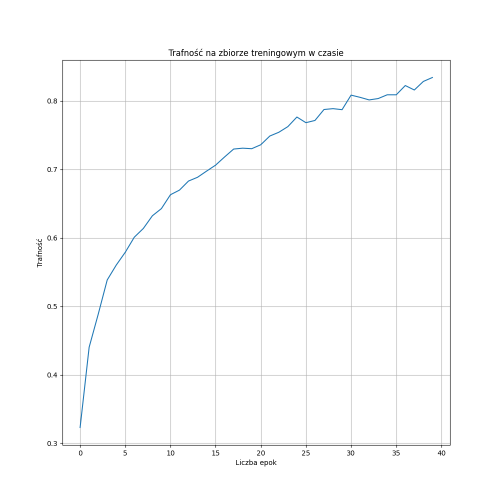
#> input picture Etap3/porowanie_4k/STL_RENDERS_SIMPLE_BG/2_przebieg_treningu-trafnosc.png, 1000 x 1000 px, found by its file name (shown at 1/2 size); its folder holds 2 pictures in this run
$ python resize.py
#> lines starting #> are read from the running program, lines starting #| are printed output that depends on the picture
import os.path
from PIL import Image

img_dir = 'C:\\Users\\kryst\\Desktop\\ShapeRecognitionModel\\Etap3\\STL_RENDERS_SIMPLE_BG\\'

print('Bulk images resizing started...')

for img in os.listdir(img_dir):
	f_img = img_dir + img
	f, e = os.path.splitext(img_dir + img)
	img = Image.open(f_img)
#> img is the input picture: PIL image 1000x1000 RGBA; mean R, G, B, A 251.9, 252.1, 252.3, 255
	img = img.resize((299, 299))
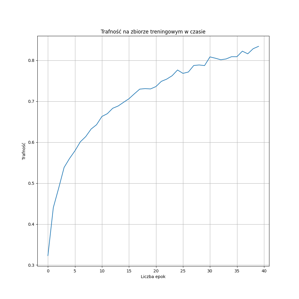
#> img: PIL image 299x299 RGBA; mean R, G, B, A 251.7, 252, 252.1, 255
	img.save(f + e)
#> pass 2 of the loop `for img in os.listdir(img_dir):`:
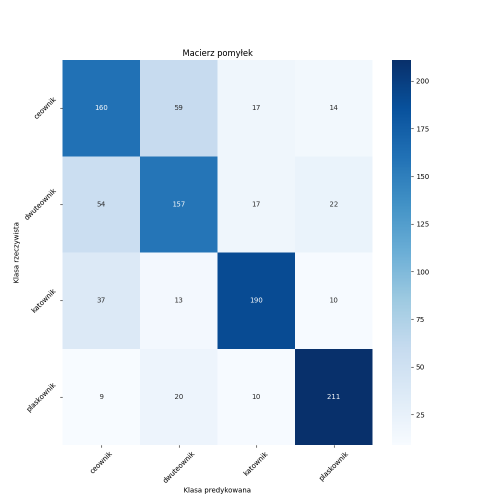
#> input picture Etap3/porowanie_4k/STL_RENDERS_SIMPLE_BG/4_macierz_pomylek.png, 1000 x 1000 px, found by its file name (shown at 1/2 size)
#> img is the input picture: PIL image 1000x1000 RGBA; mean R, G, B, A 214.1, 226.7, 238.9, 255
#> `img = img.resize((299, 299))`:
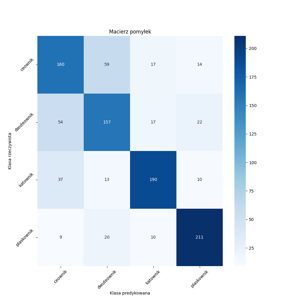
#> img: PIL image 299x299 RGBA; mean R, G, B, A 214.1, 226.6, 238.8, 255

print('Bulk images resizing finished...')
